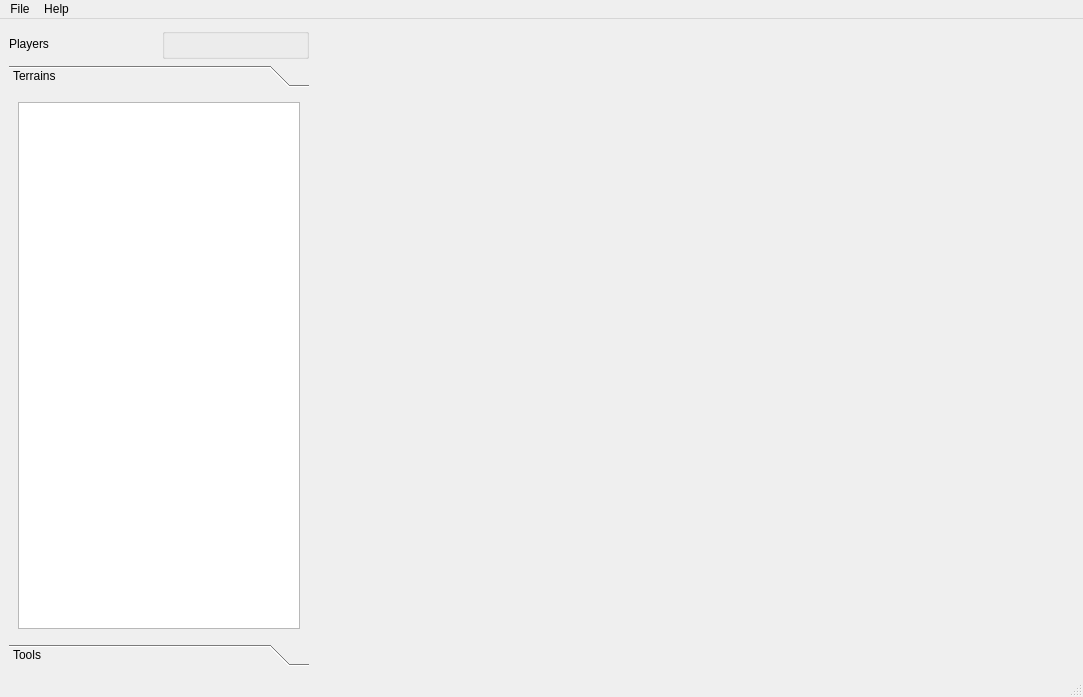
<?xml version="1.0" encoding="UTF-8"?>
<ui version="4.0">
 <class>MapForm</class>
 <widget class="QMainWindow" name="MapForm">
  <property name="geometry">
   <rect>
    <x>0</x>
    <y>0</y>
    <width>1083</width>
    <height>697</height>
   </rect>
  </property>
  <widget class="QWidget" name="centralwidget">
   <layout class="QHBoxLayout" name="horizontalLayout_2">
    <item>
     <layout class="QVBoxLayout" name="verticalLayout_2">
      <item>
       <layout class="QHBoxLayout" name="playersLayout">
        <item>
         <widget class="QLabel" name="playersLabel">
          <property name="sizePolicy">
           <sizepolicy hsizetype="Minimum" vsizetype="Preferred">
            <horstretch>0</horstretch>
            <verstretch>0</verstretch>
           </sizepolicy>
          </property>
          <property name="text">
           <string>Players</string>
          </property>
         </widget>
        </item>
        <item>
         <widget class="QGroupBox" name="playersGroupBox">
          <property name="flat">
           <bool>false</bool>
          </property>
         </widget>
        </item>
       </layout>
      </item>
      <item>
       <widget class="QToolBox" name="toolBox">
        <property name="minimumSize">
         <size>
          <width>300</width>
          <height>0</height>
         </size>
        </property>
        <property name="maximumSize">
         <size>
          <width>300</width>
          <height>16777215</height>
         </size>
        </property>
        <widget class="QWidget" name="page_0">
         <property name="geometry">
          <rect>
           <x>0</x>
           <y>0</y>
           <width>300</width>
           <height>561</height>
          </rect>
         </property>
         <attribute name="label">
          <string>Terrains</string>
         </attribute>
         <layout class="QVBoxLayout" name="verticalLayout">
          <item>
           <widget class="QListWidget" name="terrainListWidget"/>
          </item>
         </layout>
        </widget>
        <widget class="QWidget" name="page_1">
         <property name="geometry">
          <rect>
           <x>0</x>
           <y>0</y>
           <width>300</width>
           <height>561</height>
          </rect>
         </property>
         <attribute name="label">
          <string>Tools</string>
         </attribute>
         <layout class="QVBoxLayout" name="verticalLayout_3">
          <item>
           <widget class="QListWidget" name="toolsListWidget">
            <property name="currentRow">
             <number>-1</number>
            </property>
           </widget>
          </item>
         </layout>
        </widget>
       </widget>
      </item>
     </layout>
    </item>
    <item>
     <widget class="map_editor::EditorGameWidget" name="gameWidget" native="true">
      <property name="sizePolicy">
       <sizepolicy hsizetype="Expanding" vsizetype="Preferred">
        <horstretch>0</horstretch>
        <verstretch>0</verstretch>
       </sizepolicy>
      </property>
      <property name="minimumSize">
       <size>
        <width>300</width>
        <height>300</height>
       </size>
      </property>
     </widget>
    </item>
   </layout>
  </widget>
  <widget class="QMenuBar" name="menubar">
   <property name="geometry">
    <rect>
     <x>0</x>
     <y>0</y>
     <width>1083</width>
     <height>21</height>
    </rect>
   </property>
   <widget class="QMenu" name="menuFile">
    <property name="title">
     <string>File</string>
    </property>
    <addaction name="actionNew"/>
    <addaction name="separator"/>
    <addaction name="actionLoad"/>
    <addaction name="actionSave"/>
    <addaction name="separator"/>
    <addaction name="actionExit"/>
   </widget>
   <widget class="QMenu" name="menuHelp">
    <property name="title">
     <string>Help</string>
    </property>
    <addaction name="actionAbout"/>
   </widget>
   <addaction name="menuFile"/>
   <addaction name="menuHelp"/>
  </widget>
  <widget class="QStatusBar" name="statusbar"/>
  <action name="actionNew">
   <property name="text">
    <string>New</string>
   </property>
   <property name="shortcut">
    <string>Ctrl+N</string>
   </property>
  </action>
  <action name="actionLoad">
   <property name="text">
    <string>Load</string>
   </property>
   <property name="shortcut">
    <string>Ctrl+L</string>
   </property>
  </action>
  <action name="actionSave">
   <property name="text">
    <string>Save</string>
   </property>
   <property name="shortcut">
    <string>Ctrl+S</string>
   </property>
  </action>
  <action name="actionExit">
   <property name="text">
    <string>Exit</string>
   </property>
   <property name="shortcut">
    <string>Ctrl+Q</string>
   </property>
  </action>
  <action name="actionAbout">
   <property name="text">
    <string>About</string>
   </property>
  </action>
 </widget>
 <customwidgets>
  <customwidget>
   <class>map_editor::EditorGameWidget</class>
   <extends>QWidget</extends>
   <header location="global">EditorGameWidget.hpp</header>
   <container>1</container>
  </customwidget>
 </customwidgets>
 <resources/>
 <connections>
  <connection>
   <sender>actionNew</sender>
   <signal>triggered()</signal>
   <receiver>MapForm</receiver>
   <slot>FileNew()</slot>
   <hints>
    <hint type="sourcelabel">
     <x>-1</x>
     <y>-1</y>
    </hint>
    <hint type="destinationlabel">
     <x>399</x>
     <y>299</y>
    </hint>
   </hints>
  </connection>
  <connection>
   <sender>terrainListWidget</sender>
   <signal>currentItemChanged(QListWidgetItem*,QListWidgetItem*)</signal>
   <receiver>MapForm</receiver>
   <slot>CurrentItemChanged(QListWidgetItem*,QListWidgetItem*)</slot>
   <hints>
    <hint type="sourcelabel">
     <x>53</x>
     <y>104</y>
    </hint>
    <hint type="destinationlabel">
     <x>0</x>
     <y>108</y>
    </hint>
   </hints>
  </connection>
  <connection>
   <sender>toolBox</sender>
   <signal>currentChanged(int)</signal>
   <receiver>MapForm</receiver>
   <slot>CurrentToolboxItemChanged(int)</slot>
   <hints>
    <hint type="sourcelabel">
     <x>80</x>
     <y>47</y>
    </hint>
    <hint type="destinationlabel">
     <x>2</x>
     <y>476</y>
    </hint>
   </hints>
  </connection>
  <connection>
   <sender>actionSave</sender>
   <signal>triggered()</signal>
   <receiver>MapForm</receiver>
   <slot>FileSave()</slot>
   <hints>
    <hint type="sourcelabel">
     <x>-1</x>
     <y>-1</y>
    </hint>
    <hint type="destinationlabel">
     <x>463</x>
     <y>297</y>
    </hint>
   </hints>
  </connection>
  <connection>
   <sender>actionLoad</sender>
   <signal>triggered()</signal>
   <receiver>MapForm</receiver>
   <slot>FileLoad()</slot>
   <hints>
    <hint type="sourcelabel">
     <x>-1</x>
     <y>-1</y>
    </hint>
    <hint type="destinationlabel">
     <x>463</x>
     <y>297</y>
    </hint>
   </hints>
  </connection>
  <connection>
   <sender>actionExit</sender>
   <signal>triggered()</signal>
   <receiver>MapForm</receiver>
   <slot>close()</slot>
   <hints>
    <hint type="sourcelabel">
     <x>-1</x>
     <y>-1</y>
    </hint>
    <hint type="destinationlabel">
     <x>463</x>
     <y>297</y>
    </hint>
   </hints>
  </connection>
  <connection>
   <sender>actionAbout</sender>
   <signal>triggered()</signal>
   <receiver>MapForm</receiver>
   <slot>HelpAbout()</slot>
   <hints>
    <hint type="sourcelabel">
     <x>-1</x>
     <y>-1</y>
    </hint>
    <hint type="destinationlabel">
     <x>463</x>
     <y>297</y>
    </hint>
   </hints>
  </connection>
  <connection>
   <sender>toolsListWidget</sender>
   <signal>currentItemChanged(QListWidgetItem*,QListWidgetItem*)</signal>
   <receiver>MapForm</receiver>
   <slot>CurrentItemChanged(QListWidgetItem*,QListWidgetItem*)</slot>
   <hints>
    <hint type="sourcelabel">
     <x>153</x>
     <y>340</y>
    </hint>
    <hint type="destinationlabel">
     <x>463</x>
     <y>297</y>
    </hint>
   </hints>
  </connection>
 </connections>
 <slots>
  <slot>FileNew()</slot>
  <slot>CurrentItemChanged(QListWidgetItem*,QListWidgetItem*)</slot>
  <slot>CurrentToolboxItemChanged(int)</slot>
  <slot>FileSave()</slot>
  <slot>FileLoad()</slot>
  <slot>FileExit()</slot>
  <slot>HelpAbout()</slot>
 </slots>
</ui>
